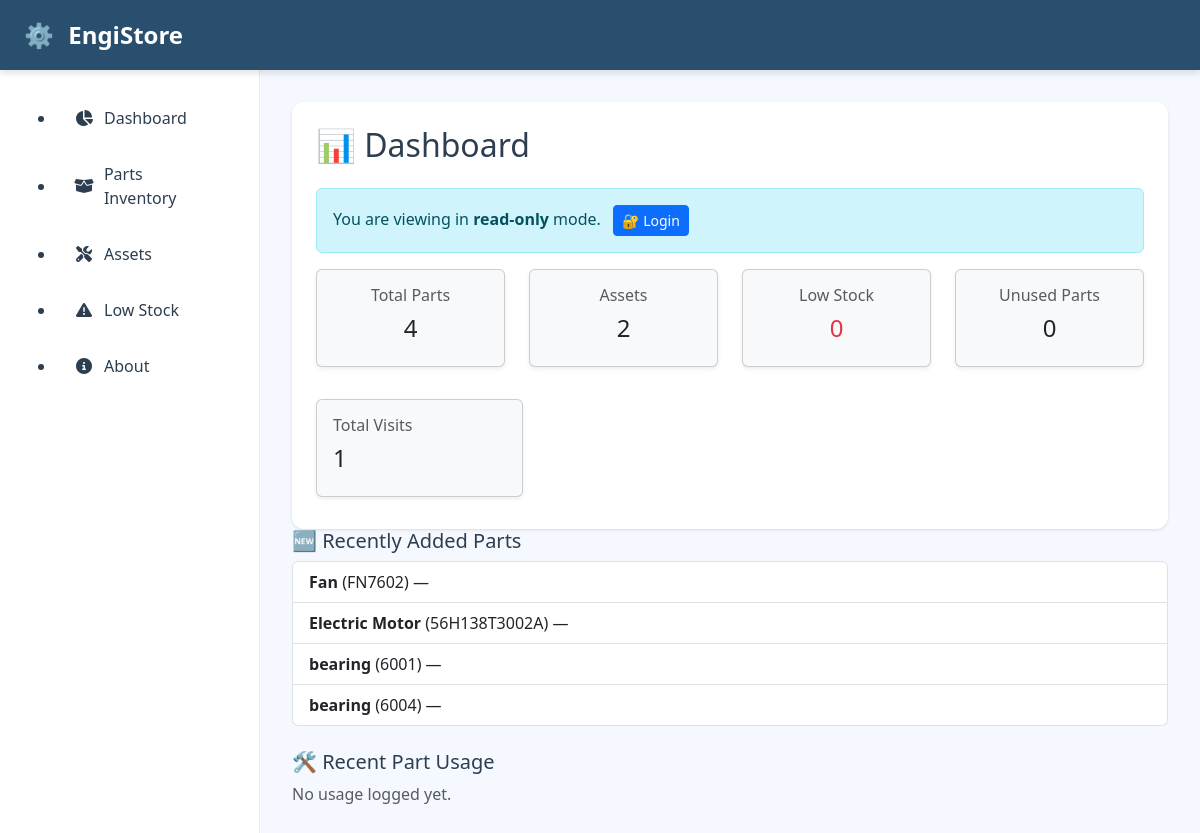
The app's page /, older data.
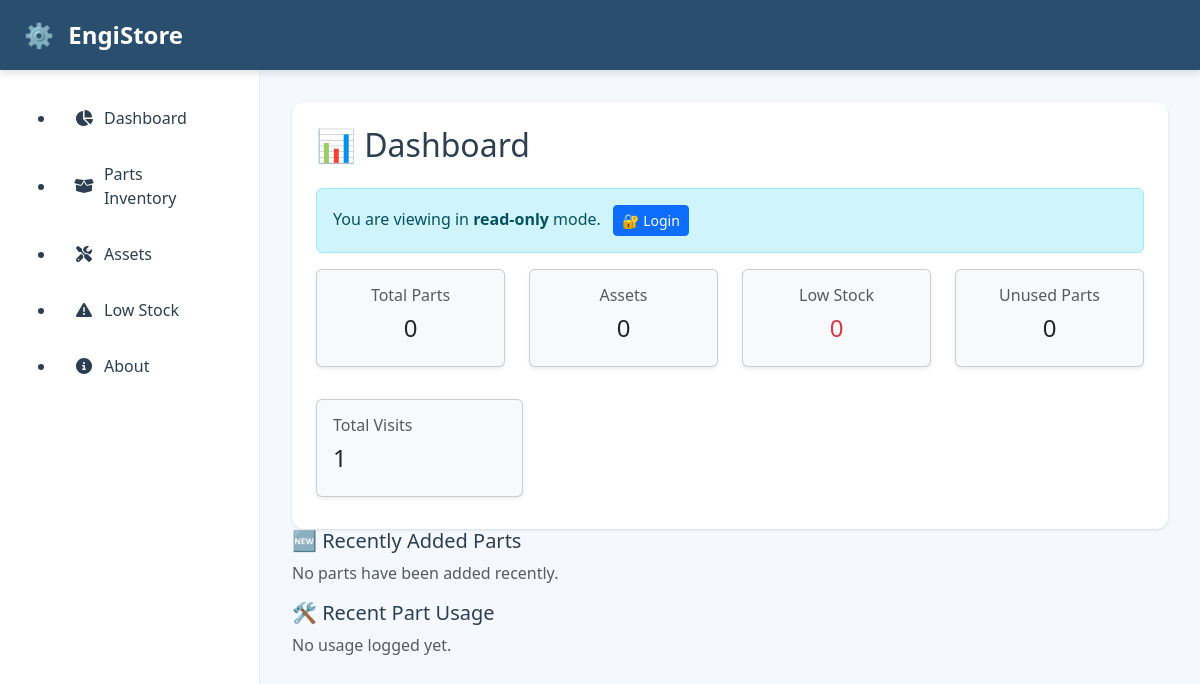
The same page, newer data.
### inventory/models.py (models this page shows, shortened)
class Part(models.Model):
    name = models.CharField(max_length=200)
    part_number = models.CharField(max_length=100, unique=True)
    category = models.ForeignKey(
        Category,
        on_delete=models.SET_NULL,
        null=True,
        blank=True
    )
    description = models.TextField(blank=True)
    room = models.CharField(max_length=50)
    aisle = models.CharField(max_length=50)
    bin_number = models.CharField(max_length=50)
    quantity = models.PositiveIntegerField(default=0)
    reorder_threshold = models.PositiveIntegerField(default=5)
    date_added = models.DateTimeField(auto_now_add=True)

### inventory/views.py (the view, shortened to what this page needs)
# urls.py: path('', dashboard, name='dashboard'),
def dashboard(request):
    VisitLog.objects.create(
        page="dashboard",
        ip_address=get_client_ip(request),
        user_agent=request.META.get('HTTP_USER_AGENT', '')
    )
    total_parts = Part.objects.count()
    total_assets = Asset.objects.count()
    low_stock_count = Part.objects.filter(
        quantity__lte=F('reorder_threshold')
    ).count()
    recent_parts = Part.objects.order_by('-date_added')[:5]
    unused_parts_count = Part.objects.filter(partusage__isnull=True).count()
    recent_usage = []
    part_requests = []
    user_group = None
    can_add_user = False
    can_request_part = False
    is_logged_in = request.user.is_authenticated
    visit_stats = None
    total_site_visits = VisitLog.objects.count()
    return render(request, 'dashboard.html', {
        'total_parts': total_parts,
        'total_assets': total_assets,
        'low_stock_count': low_stock_count,
        'recent_parts': recent_parts,
        'unused_parts_count': unused_parts_count,
        'recent_usage': recent_usage,
        'part_requests': part_requests,
        'can_add_user': can_add_user,
        'can_request_part': can_request_part,
        'user_group': user_group,
        'is_logged_in': is_logged_in,
        'visit_stats': visit_stats,
        'total_site_visits': total_site_visits,
    })

### engistore/context_processors.py (called while the page is built)
def global_debug(request):
    return {
        'debug': settings.DEBUG,
    }

### inventory/views.py (called while the page is built)
def get_client_ip(request):
    x_forwarded_for = request.META.get("HTTP_X_FORWARDED_FOR")
    if x_forwarded_for:
        ip = x_forwarded_for.split(',')[0]
    else:
        ip = request.META.get("REMOTE_ADDR")
    return ip

### templates/dashboard.html (shortened to what this page needs)
{% extends 'base.html' %}
{% load static %}
{% block content %}
<h2 class="mb-4">📊 Dashboard</h2>
{% if not is_logged_in %}
  <div class="alert alert-info">
    You are viewing in <strong>read-only</strong> mode.
    <a href="{% url 'login' %}" class="btn btn-sm btn-primary ms-2">🔐 Login</a>
  </div>
{% endif %}
<div class="row text-center mb-4">
  <div class="col-md-3 col-6 mb-2">
    <div class="card bg-light shadow-sm">
      <div class="card-body">
        <h6 class="text-muted">Total Parts</h6>
        <h4>{{ total_parts }}</h4>
      </div>
    </div>
  </div>
  <div class="col-md-3 col-6 mb-2">
    <div class="card bg-light shadow-sm">
      <div class="card-body">
        <h6 class="text-muted">Assets</h6>
        <h4>{{ total_assets }}</h4>
      </div>
    </div>
  </div>
  <div class="col-md-3 col-6 mb-2">
    <div class="card bg-light shadow-sm">
      <div class="card-body">
        <h6 class="text-muted">Low Stock</h6>
        <h4 class="text-danger">{{ low_stock_count }}</h4>
      </div>
    </div>
  </div>
  <div class="col-md-3 col-6 mb-2">
    <div class="card bg-light shadow-sm">
      <div class="card-body">
        <h6 class="text-muted">Unused Parts</h6>
        <h4>{{ unused_parts_count }}</h4>
      </div>
    </div>
  </div>
</div>
<div class="col-md-3 col-6 mb-2">
  <div class="card bg-light shadow-sm">
    <div class="card-body">
      <h6 class="text-muted">Total Visits</h6>
      <h4>{{ total_site_visits }}</h4>
    </div>
  </div>
</div>
</div>
<h5>🆕 Recently Added Parts</h5>
{% if recent_parts %}
  <ul class="list-group mb-4">
    {% for part in recent_parts %}
      <li class="list-group-item">
        <strong>{{ part.name }}</strong> ({{ part.part_number }}) —
      </li>
    {% endfor %}
  </ul>
{% else %}
  <p class="text-muted">No parts have been added recently.</p>
{% endif %}
<h5>🛠️ Recent Part Usage</h5>
{% if recent_usage %}
  <ul class="list-group mb-4">
    {% for usage in recent_usage %}
      <li class="list-group-item d-flex justify-content-between align-items-center">
        <div>
          {{ usage.used_on|date:"M d, Y" }} —
          <strong>{{ usage.part.name }}</strong>
          used on <em>{{ usage.asset.name }}</em>
          {% if usage.taken_by %}
            by <strong>{{ usage.taken_by.username }}</strong>
          {% endif %}
        </div>
        <span class="badge bg-primary rounded-pill">
          {{ usage.quantity_used }}
        </span>
      </li>
    {% endfor %}
  </ul>
{% else %}
  <p class="text-muted">No usage logged yet.</p>
{% endif %}
{% endblock %}

Row changes from the older to the newer data that the page shows:
removed Part: name "Fan", part_number "FN7602"
removed Part: name "Electric Motor", part_number "56H138T3002A"
removed Part: name "bearing", part_number "6001"
removed Part: name "bearing", part_number "6004"
Text that changed along with them:
{{ total_parts }}: "4" → "0"
{{ total_assets }}: "2" → "0"
text now shown: "No parts have been added recently."
